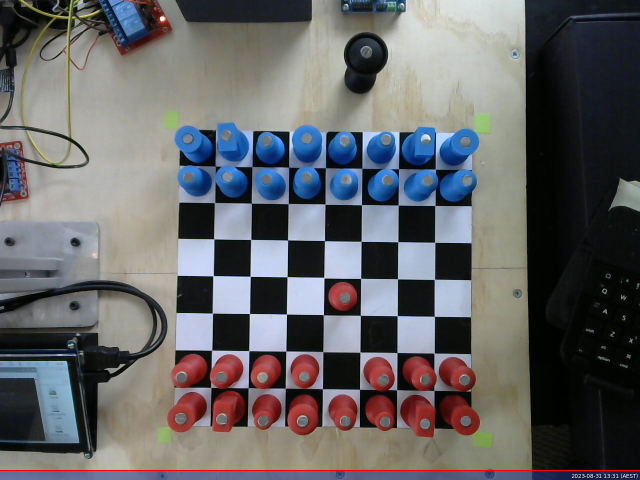
//> input picture 1001.jpg, 1280 x 960 px (shown at 1/2 size)
$ ./CVTest19   (built with g++ and OpenCV 4)
//> lines starting //> are read from the running program, lines starting //| are printed output that depends on the picture; after the words box and inside, x2 and y2 are one past the last pixel; in counts of white or black regions, pixels touching at a corner belong together
#include <iostream>
//#include "opencv2/imgcodecs.hpp"
//#include "opencv2/highgui.hpp"
//#include "opencv2/imgproc.hpp"
#include <opencv2/opencv.hpp>


using namespace cv;
using namespace std;

struct CenterPoints {
    std::vector<cv::Point> pink;
    std::vector<cv::Point> blue;
};

struct FilteredPoints {
    std::vector<int> x;
    std::vector<int> y;
};

std::vector<cv::Point> locateGreenSquares(const cv::Mat& inputImage)
{
    std::vector<cv::Point> greenSquarePositions;

    // Convert the input image to the HSV color space
    cv::Mat hsvImage;
    cv::cvtColor(inputImage, hsvImage, cv::COLOR_BGR2HSV);

    // Define lower and upper bounds for green color (in HSV)
    cv::Scalar lowerGreen(30, 50, 50);
    cv::Scalar upperGreen(65, 255, 255);

    // Create a mask for the green color range
    cv::Mat greenMask;
    cv::inRange(hsvImage, lowerGreen, upperGreen, greenMask);

    // Find contours in the green mask
    std::vector<std::vector<cv::Point>> contours;
    cv::findContours(greenMask, contours, cv::RETR_EXTERNAL, cv::CHAIN_APPROX_SIMPLE);

    // Filter contours based on area
    double minAreaThreshold = 100.0; // Adjust this threshold as needed
    for (const auto& contour : contours)
    {
        double area = cv::contourArea(contour);
        if (area > minAreaThreshold)
        {
            cv::Moments moments = cv::moments(contour, false);
            if (moments.m00 != 0) // Avoid division by zero
            {
                cv::Point centroid(moments.m10 / moments.m00, moments.m01 / moments.m00);
                greenSquarePositions.push_back(centroid);

            }
        }
    }

    return greenSquarePositions;
}

cv::Mat rotateImageToStraight(const cv::Mat& image, cv::Point2f point1, cv::Point2f point2) {
  // Calculate the rotation angle based on the y-coordinate difference
    double angle = std::atan2(point2.y - point1.y, point2.x - point1.x) * 180.0 / CV_PI;

    // Get the rotation matrix
    cv::Point2f center(image.cols / 2, image.rows / 2);
    cv::Mat rotationMatrix = cv::getRotationMatrix2D(center, angle, 1.0);

    // Rotate the image
    cv::Mat rotatedImage;
    cv::warpAffine(image, rotatedImage, rotationMatrix, image.size());

    return rotatedImage;
}

FilteredPoints cannyEdgeDetection(const cv::Mat& image){
    cv::Mat c_cannyEdges, p_cannyEdges;
    cv::Mat cannyEdges;
    Canny(image, cannyEdges, 100, 150, 3);
    //imshow("edges", cannyEdges);
    cvtColor(cannyEdges, c_cannyEdges, COLOR_GRAY2BGR);
    p_cannyEdges = cannyEdges.clone();

    vector<Vec2f> lines; // will hold the results of the detection

    // Run Hough Line Transform for horizontal lines
    HoughLines(cannyEdges, lines, 1, CV_PI / 180, 150);

    for( size_t i = 0; i < lines.size(); i++ )
    {
        float rho = lines[i][0], theta = lines[i][1];

        Point pt1, pt2;
        double a = cos(theta), b = sin(theta);
        double x0 = a*rho, y0 = b*rho;
        pt1.x = cvRound(x0 + 1000*(-b));
        pt1.y = cvRound(y0 + 1000*(a));
        pt2.x = cvRound(x0 - 1000*(-b));
        pt2.y = cvRound(y0 - 1000*(a));
        cout << "Point 1: "<< pt1.x << " " << pt1.y << " Point 2: " << pt2.x << " " << pt2.y << endl;
        line( c_cannyEdges, pt1, pt2, Scalar(0,0,255), 3, LINE_AA);
    }

    imshow("Canny edges", c_cannyEdges);

    vector<double> x_points;
    vector<double> y_points;

    // Draw the detected horizontal lines on the original image
    for (size_t i = 0; i < lines.size(); ++i) {
        float rho = lines[i][0];
        float theta = lines[i][1];

        double a = cos(theta);
        double b = sin(theta);
        double x0 = a * rho;
        double y0 = b * rho;

        x_points.push_back(x0);
        y_points.push_back(y0);
    }

    for (auto it = x_points.begin(); it != x_points.end();) {
        if (*it < 10) {
            it = x_points.erase(it);
        } else {
            ++it;
        }
    }

    for (auto it = y_points.begin(); it != y_points.end();) {
        if (*it < 10) {
            it = y_points.erase(it);
        } else {
            ++it;
        }
    }

    std::vector<int> filtered_x_points;

    for (int x : x_points) {
        bool shouldAdd = true;

        for (int filtered_x : filtered_x_points) {
            if (std::abs(x - filtered_x) <= 40) {
                shouldAdd = false;
                break;
            }
        }


        if (shouldAdd) {
            filtered_x_points.push_back(x);
        }
    }
    std::sort(filtered_x_points.begin(), filtered_x_points.end());
    // Print the filtered x_points
    std::cout << "Filtered x_points: ";
    for (int x : filtered_x_points) {
        std::cout << x << " ";
    }

    std::vector<int> filtered_y_points;

    for (int y : y_points) {
        bool shouldAdd = true;

        for (int filtered_y : filtered_y_points) {
            if (std::abs(y - filtered_y) <= 40) {
                shouldAdd = false;
                break;
            }
        }

        if (shouldAdd) {
            filtered_y_points.push_back(y);
        }
    }
    std::sort(filtered_y_points.begin(), filtered_y_points.end());
    // Print the filtered x_points
    std::cout << "Filtered y_points: ";
    for (int y : filtered_y_points) {
        std::cout << y << " ";
    }
    cout << endl;

    FilteredPoints filteredPoints;

    filteredPoints.x = filtered_x_points;
    filteredPoints.y = filtered_y_points;

    return filteredPoints;
}

CenterPoints processAndShowContours(const cv::Mat& src) {
    cv::Mat hsvImage;
    cv::cvtColor(src, hsvImage, cv::COLOR_BGR2HSV);
    //cv::imshow("HSV Image", hsvImage);

    cv::Scalar lowerRed1(0, 150, 150);
    cv::Scalar upperRed1(30, 255, 255);

    cv::Scalar lowerRed2(140, 50, 50);
    cv::Scalar upperRed2(179, 255, 255);

    cv::Scalar lowerBlue(100, 150, 150);
    cv::Scalar upperBlue(130, 255, 255);

    cv::Mat redMask;
    cv::Mat blueMask;

    cv::inRange(hsvImage, lowerRed1, upperRed1, redMask);
    cv::inRange(hsvImage, lowerRed2, upperRed2, redMask);
    cv::inRange(hsvImage, lowerBlue, upperBlue, blueMask);

    cv::Mat resultMask = redMask | blueMask;

    int morphSize = 3;
    cv::Mat kernel = cv::getStructuringElement(cv::MORPH_RECT, cv::Size(morphSize, morphSize));
    cv::morphologyEx(resultMask, resultMask, cv::MORPH_OPEN, kernel);

    std::vector<std::vector<cv::Point>> contours;
    std::vector<cv::Vec4i> hierarchy;
    cv::findContours(resultMask, contours, hierarchy, cv::RETR_EXTERNAL, cv::CHAIN_APPROX_SIMPLE);

    cv::Mat resultImage = src.clone();
    cv::Scalar contourColour;
    cv::Scalar pinkColour(255, 0, 255);
    cv::Scalar blueColour(255, 0, 0);

    vector<cv::Point> pinkCenterPoints;
    vector<cv::Point> blueCenterPoints;

    for (size_t i = 0; i < contours.size(); ++i) {
        cv::Rect boundingRect = cv::boundingRect(contours[i]);

        // Calculate center point
        int centerX = (boundingRect.x + boundingRect.x + boundingRect.width) / 2;
        int centerY = (boundingRect.y + boundingRect.y + boundingRect.height) / 2;

        // Determine the contour color based on the region
        if (cv::countNonZero(redMask(boundingRect)) > 0)
            contourColour = pinkColour;
        else
            contourColour = blueColour;

        // Draw rectangle and center point
        cv::rectangle(resultImage, boundingRect, contourColour, 2);
        cv::circle(resultImage, cv::Point(centerX, centerY), 4, contourColour, -1); // Draw center point
        imshow("Result", resultImage);

        // Store center point in the appropriate vector
        if (contourColour == pinkColour) {
            pinkCenterPoints.push_back(cv::Point(centerX, centerY));
        } else {
            blueCenterPoints.push_back(cv::Point(centerX, centerY));
        }
    }
    std::cout << "Pink Center Points:" << std::endl;
for (const cv::Point& center : pinkCenterPoints) {
    int centerX = center.x;
    int centerY = center.y;
    //std::cout << "Center Point: (" << centerX << ", " << centerY << ")" << std::endl;
}

std::cout << "Blue Center Points:" << std::endl;
for (const cv::Point& center : blueCenterPoints) {
    int centerX = center.x;
    int centerY = center.y;
    //std::cout << "Center Point: (" << centerX << ", " << centerY << ")" << std::endl;
}

    CenterPoints centerPoints;

    centerPoints.pink = pinkCenterPoints;
    centerPoints.blue = blueCenterPoints;

    return centerPoints;
}

// [14 lines left out: function transposeMatrix, not called in this run]

double calculateDistance(const cv::Point& point1, const cv::Point& point2) {
    double dx = point1.x - point2.x;
    double dy = point1.y - point2.y;
    return std::sqrt(dx * dx + dy * dy);
}

void rotateChessboard(int chessboard[8][8]) {
    int temp[8][8];

    // Copy the original chessboard to a temporary matrix
    for (int i = 0; i < 8; ++i) {
        for (int j = 0; j < 8; ++j) {
            temp[i][j] = chessboard[i][j];
        }
    }

    // Rotate the chessboard 90 degrees counterclockwise
    for (int i = 0; i < 8; ++i) {
        for (int j = 0; j < 8; ++j) {
            chessboard[i][j] = temp[j][8 - 1 - i];
        }
    }
}

void reflectYAxis(int chessboard[8][8]) {
    for (int i = 0; i < 8; ++i) {
        for (int j = 0; j < 8 / 2; ++j) {
            // Swap elements across the y-axis (columns)
            std::swap(chessboard[i][j], chessboard[i][8 - 1 - j]);
        }
    }
}


int main(int argc, char** argv)
{
    // Declare the output variables
    Mat dst, cdst, cdstP;

    const char* default_file ="E:/UNI/ece4078/ChessRobot2023FYP/1001.jpg";
    const char* filename = argc >=2 ? argv[1] : default_file;
    // Loads an image
    Mat src = imread( samples::findFile( filename ));
//> src is the input picture: 960 rows x 1280 cols, CV_8UC3; mean B, G, R 102, 100.1, 99.7
    // Check if image is loaded fine
    if(src.empty()){
        printf(" Error opening image\n");
        printf(" Program Arguments: [image_name -- default %s] \n", default_file);
        return -1;
    }
    imshow("src", src);
    // Locate green square positions
    std::vector<cv::Point> crop_points = locateGreenSquares(src);
//> in locateGreenSquares, `cv::inRange(hsvImage, lowerGreen, upperGreen, greenMask);`:
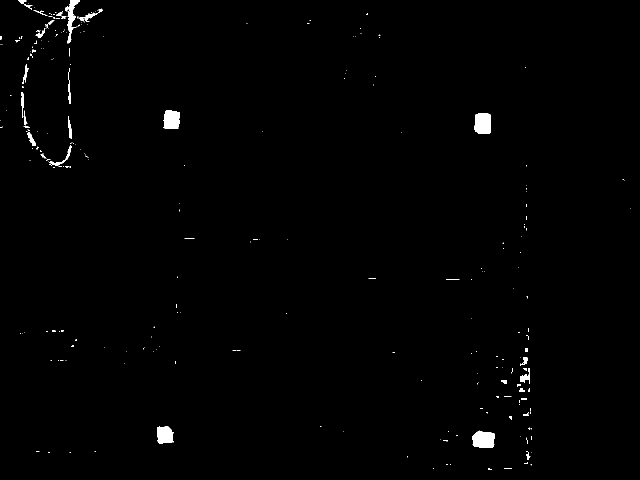
//> greenMask: 960 rows x 1280 cols, CV_8UC1 (shown at 1/2 size); 0.75% white; 293 white regions (251 under 20 px)
//> in locateGreenSquares, `cv::findContours(greenMask, contours, cv::RETR_EXTERNAL, cv::CHAIN_APP..`: contours = 293 contours, 261 with area under 20; largest, box (x1, y1, x2, y2) and area: (945, 861, 990, 896) 1225, (948, 227, 982, 268) 1168, (327, 221, 360, 258) 1009, (314, 853, 347, 887) 908, (130, 0, 160, 87) 654
//> the loop in locateGreenSquares, `for (const auto& contour : contours)` made 293 passes
//> (area, centroid) on passes 26, 31, 53, 165, 173, 187, 188, 189: (1225, Point(966, 879)), (908.5, Point(329, 869)), (163.5, Point(1047, 756)), (205, Point(124, 316)), (163, Point(62, 277)), (150, Point(139, 257)), (1168.5, Point(965, 246)), (1009, Point(342, 239))
//> crop_points = 12 Points (x, y): [966, 879], [329, 869], [1047, 756], [124, 316], [62, 277], [139, 257], [965, 246], [342, 239], [44, 203], [51, 145], [175, 33], [142, 32]
    int numberOfGreenSquares = crop_points.size();
//> numberOfGreenSquares = 12

    // [6 lines of commented-out code are left out]

    std::vector<cv::Point> filteredCropPoints;
    std::vector<cv::Point> filteredGreenPoints;

    double minDistance = 100.0; // Points within 100 pixels of each other
    double maxDistance = 500.0;

   //filtering out unnecessary points
    for (const Point& point : crop_points) {
        if (point.x > minDistance && point.y > minDistance) {
            bool keepPoint = true;

            for (const Point& filteredPoint : filteredCropPoints) {
                double distance = calculateDistance(point, filteredPoint);

                if (distance < minDistance) {
                    // If the point is within 100 pixels of another point, remove it
                    keepPoint = false;
                    break; // No need to check other points
                } else if (distance < maxDistance) {
                    // If the point is within 500 pixels of another point, remove it
                    keepPoint = false;
                    break; // No need to check other points
                }
            }

            if (keepPoint) {
                filteredCropPoints.push_back(point);
                //std::cout << "Saved point: (" << point.x << ", " << point.y << ")" << std::endl;
            }
        }
    }
//> this loop made 12 passes

    // Print the filtered points
    /*
    for (const cv::Point& point : filteredCropPoints) {
        std::cout << "Point: (" << point.x << ", " << point.y << ")" << std::endl;
    }
    */


    //finding points
    cv::Point2f  point1 = filteredCropPoints[0];
//> point1 = Point(966, 879)
    cv::Point2f  point2 = filteredCropPoints[1];
//> point2 = Point(329, 869)
    cv::Point2f  point3 = filteredCropPoints[2];
//> point3 = Point(124, 316)
    cv::Point2f  point4 = filteredCropPoints[3];
//> point4 = Point(965, 246)
    //cout << point1 << " " << point2 << " " << point3 << " " << point4 << endl;

    // Initialize min_crop_point and min_crop_point_ind with large values
    int min_crop_point = INT_MAX;
    int min_crop_point_ind = -1;

    // First loop to find the minimum y-value and its index
    for (int i = 0; i < 4; i++) {
        if (filteredCropPoints[i].y < min_crop_point) {
            min_crop_point = filteredCropPoints[i].y;
            min_crop_point_ind = i;
        }
    }
//> this loop made 4 passes
//> min_crop_point on passes 1 to 4: 879, 869, 316, 246
//> after the loop, min_crop_point = 246; min_crop_point_ind = 3

    // Initialize two_min_crop_point and two_min_crop_point_ind with large values
    int two_min_crop_point = INT_MAX;
    int two_min_crop_point_ind = -1;

    // Second loop to find the second minimum y-value and its index, excluding the index found in the first loop
    for (int i = 0; i < 4; i++) {
        if (i != min_crop_point_ind && filteredCropPoints[i].y < two_min_crop_point) {
            two_min_crop_point = filteredCropPoints[i].y;
            two_min_crop_point_ind = i;
        }
    }
//> this loop made 4 passes
//> after the loop, two_min_crop_point = 316; two_min_crop_point_ind = 2
    //cout << min_crop_point_ind << " " << two_min_crop_point_ind << endl;
    //cout << crop_points[min_crop_point_ind + 1] << " " << crop_points[two_min_crop_point_ind + 1] << endl;

     // rotate image

    cv::Mat rotatedImage = rotateImageToStraight(src, crop_points[min_crop_point_ind], crop_points[two_min_crop_point_ind]);
//> in rotateImageToStraight, `double angle = std::atan2(point2.y - point1.y, point2.x - point1.x) * ..`: angle = 25.49
//> in rotateImageToStraight, `cv::Mat rotationMatrix = cv::getRotationMatrix2D(center, angle, 1.0);`: rotationMatrix = [[0.903, 0.43, -144.3], [-0.43, 0.903, 322.1]]
//> in rotateImageToStraight, `cv::warpAffine(image, rotatedImage, rotationMatrix, image.size());`:
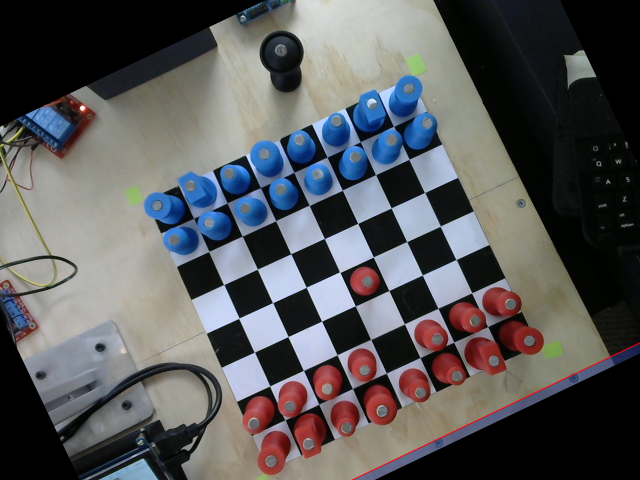
//> rotatedImage: 960 rows x 1280 cols, CV_8UC3 (shown at 1/2 size); mean B, G, R 89.3, 87.6, 87.5

    int Rwidth = rotatedImage.cols;
    int Rheight = rotatedImage.rows;

    //std::cout << "Width: " << Rwidth << std::endl;
    //std::cout << "Height: " << Rheight << std::endl;

    //display rotated image
    //cv::imshow("Rotated Image", rotatedImage);

    //locate green squares in rotated image
    std::vector<cv::Point> greenSquarePositions = locateGreenSquares(rotatedImage);
//> in locateGreenSquares (call 2), `cv::inRange(hsvImage, lowerGreen, upperGreen, greenMask);`:
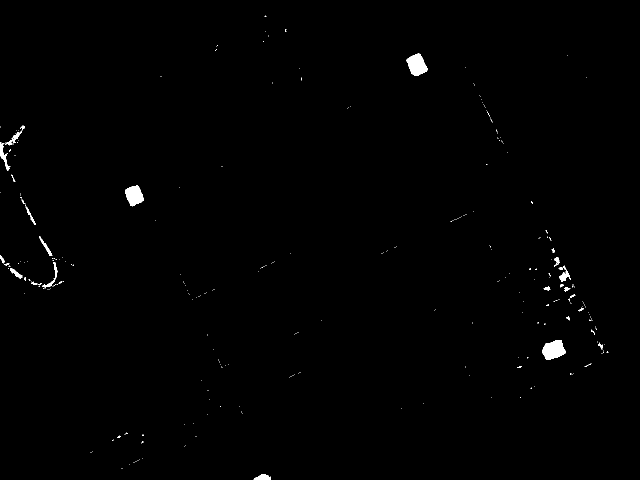
//> greenMask: 960 rows x 1280 cols, CV_8UC1 (shown at 1/2 size); 0.56% white; 325 white regions (297 under 20 px)
//> in locateGreenSquares (call 2), `cv::findContours(greenMask, contours, cv::RETR_EXTERNAL, cv::CHAIN_APP..`: contours = 325 contours, 302 with area under 20; largest, box (x1, y1, x2, y2) and area: (1084, 680, 1131, 720) 1232, (812, 107, 855, 152) 1176, (250, 371, 288, 413) 1006, (0, 287, 20, 342) 266, (507, 948, 542, 960) 241
//> the loop in locateGreenSquares (call 2), `for (const auto& contour : contours)` made 325 passes
//> (area, centroid) on passes 1, 81, 179, 188, 199, 230, 259, 271: (241, Point(525, 954)), (1232.5, Point(1106, 699)), (164, Point(31, 546)), (213.5, Point(1128, 551)), (211, Point(103, 554)), (154.5, Point(92, 494)), (1006, Point(268, 390)), (266, Point(7, 312))
//> greenSquarePositions = 10 Points (x, y): [525, 954], [1106, 699], [31, 546], [1128, 551], [103, 554], [92, 494], [268, 390], [7, 312], [28, 275], [833, 129]

    /* Display the detected green square positions
    for (const auto& position : greenSquarePositions)
    {
        std::cout << "Green square position: (" << position.x << ", " << position.y << ")" << std::endl;
    }
    */

    //filtering out unnecessary points
    for (const Point& point1 : greenSquarePositions) {
        if (point1.x > 200 && point1.y > 100) {
            bool keepPoint = true;

            for (const Point& filteredGPoint : filteredGreenPoints) {
                double distance = calculateDistance(point1, filteredGPoint);

                if (distance < minDistance) {
                    // If the point is within 100 pixels of another point, remove it
                    keepPoint = false;
                    break; // No need to check other points
                } else if (distance < maxDistance) {
                    // If the point is within 500 pixels of another point, remove it
                    keepPoint = false;
                    break; // No need to check other points
                }
            }

            if (keepPoint) {
                filteredGreenPoints.push_back(point1);
                //std::cout << "Saved point: (" << point1.x << ", " << point1.y << ")" << std::endl;
            }
        }
    }
//> this loop made 10 passes

    //finding positions of chess board corners
    int position1_x = filteredGreenPoints[0].x;
//> position1_x = 525
    int position1_y = filteredGreenPoints[0].y;
//> position1_y = 954

    int position2_x = filteredGreenPoints[1].x;
//> position2_x = 1106
    int position2_y = filteredGreenPoints[1].y;
//> position2_y = 699

    int position3_x = filteredGreenPoints[2].x;
//> position3_x = 268
    int position3_y = filteredGreenPoints[2].y;
//> position3_y = 390

    int position4_x = filteredGreenPoints[3].x;
//> position4_x = 833
    int position4_y = filteredGreenPoints[3].y;
//> position4_y = 129

    int width = 0;
    int height = 0;
    int temp_width, temp_height;

    for (int i=0; i<4; i++){
        temp_width = filteredGreenPoints[0].x - filteredGreenPoints[i].x;
        temp_height = filteredGreenPoints[0].y - filteredGreenPoints[i].y;

        if (temp_width < 0){
            temp_width = temp_width * -1;
        }

        if (temp_height < 0){
            temp_height = temp_height * -1;
        }

        if (temp_width > width){
            width = temp_width;
        }

        if (temp_height > height){
            height = temp_height;
        }
    }
//> this loop made 4 passes
//> (temp_width, temp_height, width, height) on pass 2: (581, 255, 581, 255)
//> after the loop, temp_width = 308; temp_height = 825; width = 581; height = 825

    int min_x = 10000;
    int min_y = 10000;

    for (int i=0; i<4; i++){
        if(filteredGreenPoints[i].x < min_x)
            min_x = filteredGreenPoints[i].x;

        if(filteredGreenPoints[i].y < min_y)
            min_y = filteredGreenPoints[i].y;
    }
//> this loop made 4 passes
//> after the loop, min_x = 268; min_y = 129


    //cout << min_x << " " << min_y << " " << width << " " << height << endl;

    cv::Rect crop_region(min_x, min_y, width, height);
//> crop_region = Rect(268, 129, 581, 825)

    cv::Mat croppedImage = rotatedImage(crop_region);
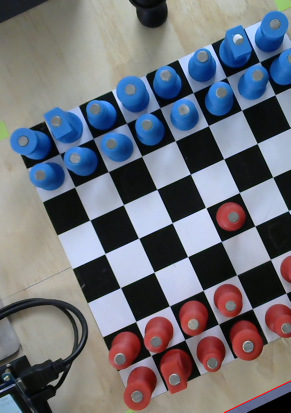
//> croppedImage: 825 rows x 581 cols, CV_8UC3 (shown at 1/2 size); mean B, G, R 119.5, 111.2, 109.1

    //cv::imshow("Cropped Image", croppedImage);

    //convert to gray_scale
    cv::Mat src_gray;
    cvtColor(croppedImage, src_gray, COLOR_BGR2GRAY);
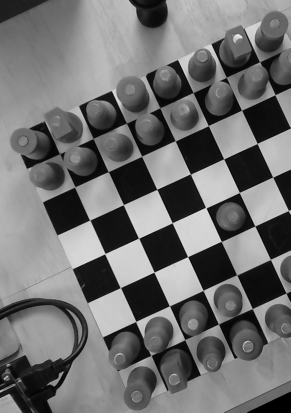
//> src_gray: 825 rows x 581 cols, CV_8UC1 (shown at 1/2 size); min 0, max 244, mean 111.5

    //canny edge detection
    FilteredPoints filteredPoints = cannyEdgeDetection(src_gray);
//> in cannyEdgeDetection, `Canny(image, cannyEdges, 100, 150, 3);`:
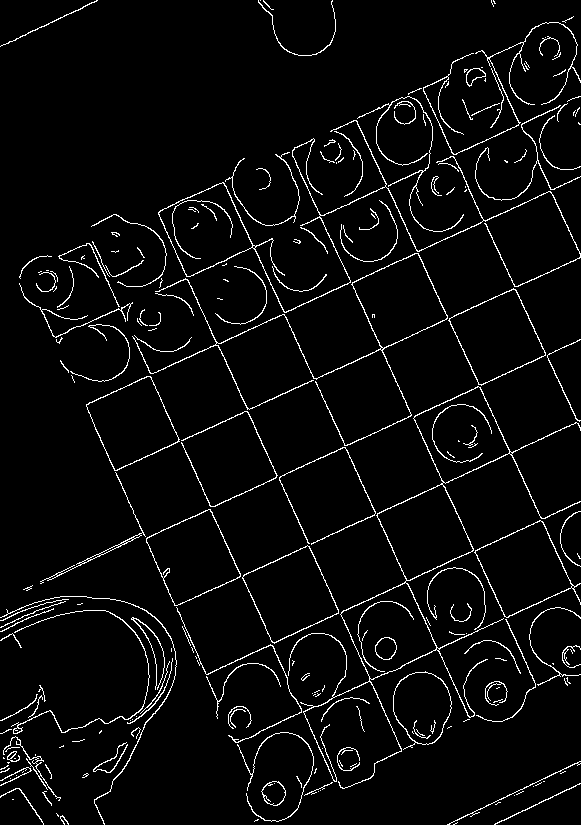
//> cannyEdges: 825 rows x 581 cols, CV_8UC1; 4.2% white in thin lines or dots
//> in cannyEdgeDetection, `HoughLines(cannyEdges, lines, 1, CV_PI / 180, 150);`: lines = 19 lines (rho, theta), first 12: [-271, 2.71], [-345, 2.71], [773, 1.13], [698, 1.13], [-197, 2.71], [403, 1.13], [86, 2.72], [332, 1.13], [258, 1.13], [548, 1.15], [-125, 2.71], [624, 1.13]
//> (the rest of the program and of its run is left out)
